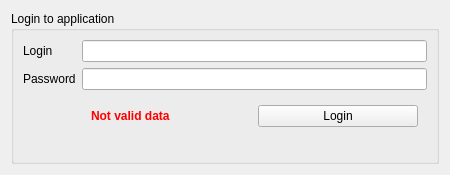
<?xml version="1.0" encoding="UTF-8"?>
<ui version="4.0">
 <class>LoginWindow</class>
 <widget class="QWidget" name="LoginWindow">
  <property name="geometry">
   <rect>
    <x>0</x>
    <y>0</y>
    <width>450</width>
    <height>175</height>
   </rect>
  </property>
  <property name="sizePolicy">
   <sizepolicy hsizetype="Fixed" vsizetype="Fixed">
    <horstretch>0</horstretch>
    <verstretch>0</verstretch>
   </sizepolicy>
  </property>
  <property name="minimumSize">
   <size>
    <width>450</width>
    <height>175</height>
   </size>
  </property>
  <property name="maximumSize">
   <size>
    <width>450</width>
    <height>175</height>
   </size>
  </property>
  <property name="windowTitle">
   <string>QuizMaster Login</string>
  </property>
  <layout class="QVBoxLayout" name="verticalLayout">
   <item>
    <widget class="QGroupBox" name="loginGroup">
     <property name="title">
      <string>Login to application</string>
     </property>
     <layout class="QFormLayout" name="formLayout">
      <property name="fieldGrowthPolicy">
       <enum>QFormLayout::AllNonFixedFieldsGrow</enum>
      </property>
      <item row="0" column="0">
       <widget class="QLabel" name="loginLabel">
        <property name="text">
         <string>Login</string>
        </property>
       </widget>
      </item>
      <item row="0" column="1">
       <widget class="QLineEdit" name="loginBox"/>
      </item>
      <item row="1" column="0">
       <widget class="QLabel" name="passwordLabel">
        <property name="text">
         <string>Password</string>
        </property>
       </widget>
      </item>
      <item row="1" column="1">
       <widget class="QLineEdit" name="passwordBox">
        <property name="echoMode">
         <enum>QLineEdit::Password</enum>
        </property>
       </widget>
      </item>
      <item row="2" column="1">
       <widget class="QWidget" name="stateWidget" native="true">
        <layout class="QGridLayout" name="gridLayout">
         <item row="0" column="1">
          <widget class="QPushButton" name="pushButton">
           <property name="text">
            <string>Login</string>
           </property>
          </widget>
         </item>
         <item row="0" column="0">
          <widget class="QLabel" name="notValidDataLabel">
           <property name="font">
            <font>
             <weight>75</weight>
             <bold>true</bold>
            </font>
           </property>
           <property name="styleSheet">
            <string notr="true">color: red;</string>
           </property>
           <property name="text">
            <string>Not valid data</string>
           </property>
          </widget>
         </item>
        </layout>
       </widget>
      </item>
     </layout>
    </widget>
   </item>
  </layout>
 </widget>
 <resources/>
 <connections/>
</ui>
